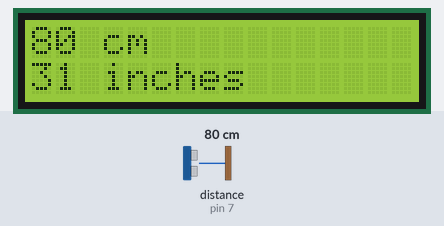
Bench run of a sketch on a simulated Arduino Uno, built with avr-gcc and run on an emulated ATmega328P. On the bench: 16×2 character LCD. Wiring (inferred from the names in the program): ultrasonic range finder: trigger pin 7; echo pin 7. The test bench sets the inputs (shaded band); at power-on: distance to the obstacle (sensor on pin 7) 80 cm. The echo pulse lasts 58.3 µs per cm; what the sketch prints to the serial monitor is not drawn.

Above: at 1.2 s.
1.3 s: distance to the obstacle (sensor on pin 7) set to 250 cm
At 2.6 s:
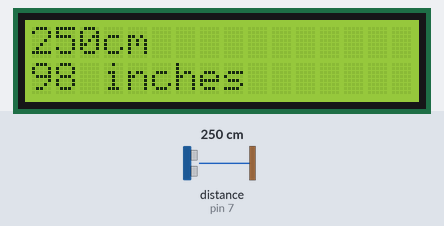
2.9 s: distance to the obstacle (sensor on pin 7) set to 2 cm
At 3.3 s:
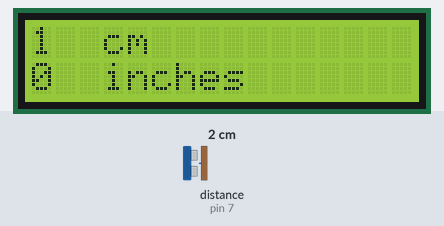
4.4 s: distance to the obstacle (sensor on pin 7) set to 4 cm
At 5.0 s:
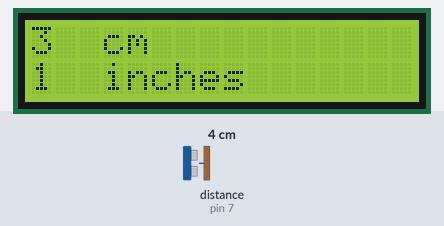
6.0 s: distance to the obstacle (sensor on pin 7) set to 18 cm
At 6.6 s:
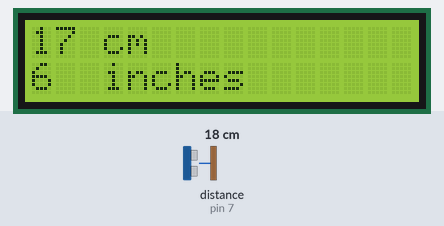
Timing chart, 0 to 8.5 s (numbered marks = the images above; inputs shaded):
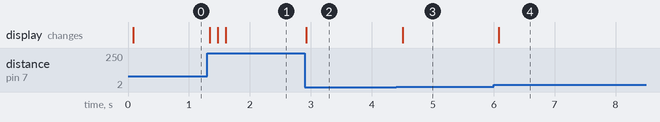

Measured:
- after the input at 1.3 s, the display: changes at once (image 1)
- after the input at 2.9 s, the display: changes at once (image 2)
- after the input at 4.4 s, the display: changes after 0.11 s (image 3)
- after the input at 6.0 s, the display: changes after 0.09 s (image 4)

The sketch:

LCDsound.ino
```cpp
#include <Wire.h>  // Comes with Arduino IDE
#include <LiquidCrystal_I2C.h>
LiquidCrystal_I2C lcd(0x27, 2, 1, 0, 4, 5, 6, 7, 3, POSITIVE);  //SDA->A4SCL->A5
const int pingPin = 7;
void setup()
{
  Serial.begin(9600);
  lcd.begin(16,2);
  lcd.noBacklight();
  lcd.backlight();
}
long microsecondsToInches(long microseconds) {
  return microseconds / 74 / 2;
}

long microsecondsToCentimeters(long microseconds) {
  return microseconds / 29 / 2;
}
void loop() {
  long duration, inches, cm;
  pinMode(pingPin, OUTPUT);
  digitalWrite(pingPin, LOW);
  delayMicroseconds(2);
  digitalWrite(pingPin, HIGH);
  delayMicroseconds(5);
  digitalWrite(pingPin, LOW);
  pinMode(pingPin, INPUT);
  duration = pulseIn(pingPin, HIGH);
  inches = microsecondsToInches(duration);
  cm = microsecondsToCentimeters(duration);
  if (cm<10){
    lcd.setCursor(1,0);
    lcd.print(" ");
    lcd.setCursor(2,0);
    lcd.print(" ");
  }else if(cm<100){
    lcd.setCursor(2,0);
    lcd.print(" ");
      }
  if (inches<10){
    lcd.setCursor(1,1);
    lcd.print(" ");
    lcd.setCursor(2,1);
    lcd.print(" ");
  }else if(inches<100){
    lcd.setCursor(2,1);
    lcd.print(" ");
      }
  lcd.setCursor(0,0);
  lcd.print(cm);
  lcd.setCursor(3,0);
  lcd.print("cm");
  lcd.setCursor(0,1);
  lcd.print(inches);
  lcd.setCursor(3,1);
  lcd.print("inches");
  Serial.print(inches);
  Serial.print("in, ");
  Serial.print(cm);
  Serial.print("cm");
  Serial.println();
  delay(100);
    }
```
